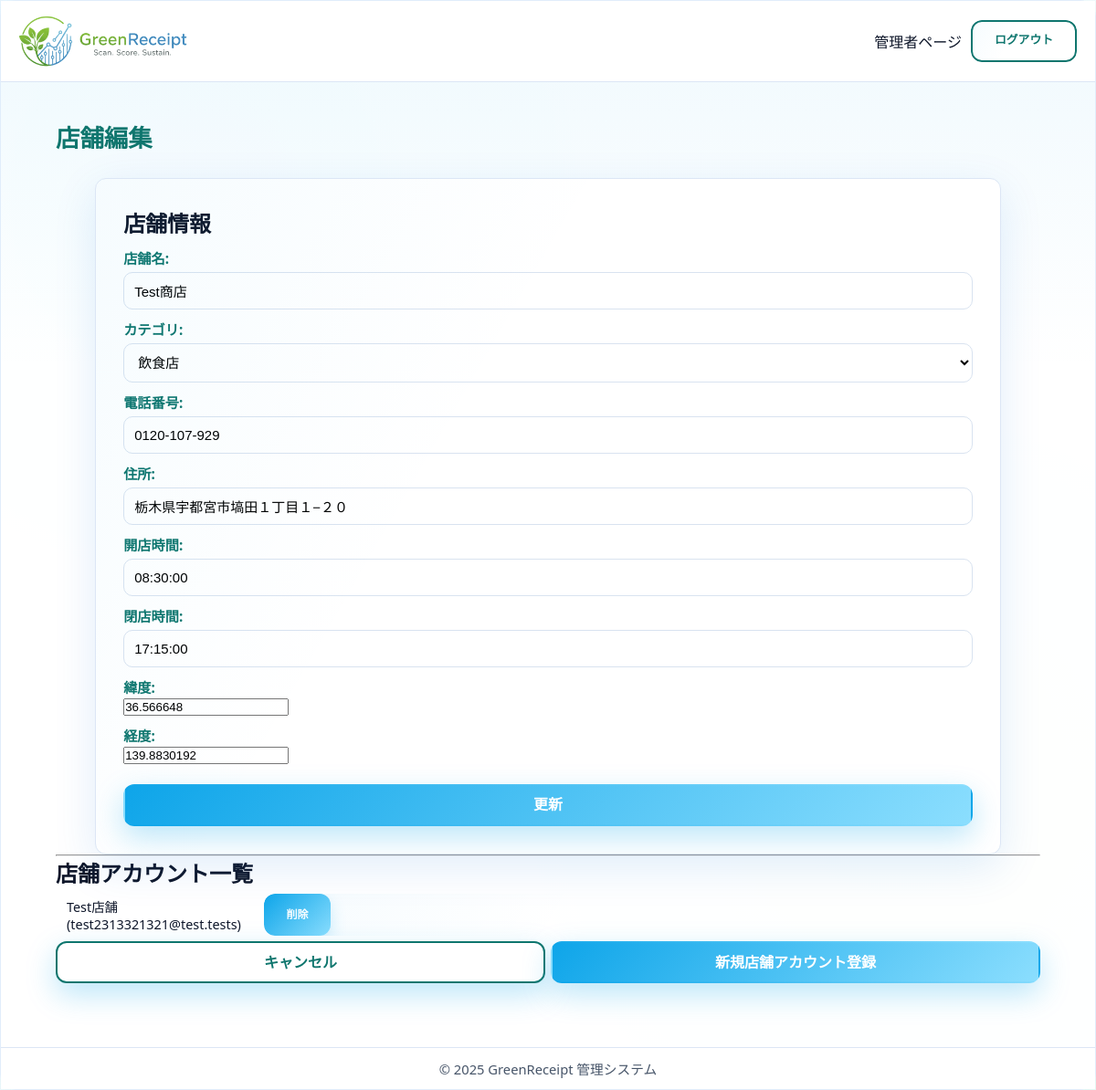
The page /staff/stores/4/edit/ (signed in) on the database its author committed.
### core/models.py (models this page shows, shortened)
class Store(models.Model):
    store_id = models.AutoField(primary_key=True, verbose_name='店舗ID')
    store_name = models.CharField(max_length=64, verbose_name='店舗名')
    CATEGORY_CHOICES = [
        ('restaurant', '飲食店'),
        ('retail', '小売店'),
        ('service', 'サービス業'),
        ('other', 'その他'),
    ]
    category = models.CharField(max_length=64, choices=CATEGORY_CHOICES, verbose_name='カテゴリ')
    tel = models.CharField(max_length=32, blank=True, verbose_name='電話番号')
    address = models.CharField(max_length=255, verbose_name='住所')
    open_time = models.TimeField(verbose_name='開店時間', null=True, blank=True)
    close_time = models.TimeField(verbose_name='閉店時間', null=True, blank=True)
    lat = models.FloatField(verbose_name='緯度', default=0.0)
    lng = models.FloatField(verbose_name='経度', default=0.0)
    class Meta:
        verbose_name = '加盟店'
        verbose_name_plural = '加盟店'

### accounts/models.py (models this page shows, shortened)
class CustomUser(AbstractUser):
    username = models.CharField(
        "ユーザー名",
        max_length=50,
        unique=True,
        help_text=(
            "必須。50文字以下。文字、数字、および @/./+/-/_ のみ使用できます。"
        ),
        validators=[AbstractUser.username_validator],
        error_messages={
            "unique": _("A user with that username already exists."),
        },
    )
    email = models.EmailField(_("email address"), unique=True)
    is_verified = models.BooleanField(default=False, verbose_name='メール認証済み')
    verification_token = models.CharField(
        max_length=100, blank=True, null=True, unique=True, verbose_name='認証トークン')
    ROLE_CHOICES = (
        ('admin', '管理者'),
        ('store', '店舗'),
        ('user', '一般ユーザー'),
    )
    RANK_CHOICES = (
        ('seed', '種'),
        ('sprout', '芽'),
        ('tree', '木'),
        ('apple_tree', 'リンゴの木'),
    )
    current_points = models.IntegerField(default=0, verbose_name='ポイント')
    rank = models.CharField(max_length=20, choices=RANK_CHOICES, default='seed', verbose_name='ランク')
    updated_at = models.DateTimeField(auto_now=True, verbose_name='アカウント更新日時')
    birthday = models.DateField(verbose_name='生年月日', null=True, blank=True)
    purchased_amount = models.IntegerField(default=0, verbose_name='購入点数')
    lastmonth_point = models.IntegerField(default=0, verbose_name='先月獲得ポイント')
    current_coupons = models.ManyToManyField(
        'core.Coupon', verbose_name='所持クーポン', blank=True)
    role = models.CharField(
        max_length=10, choices=ROLE_CHOICES, default='user', verbose_name='役割')
    store = models.ForeignKey(
        'core.Store', on_delete=models.SET_NULL, null=True, blank=True, verbose_name='所属店舗')
    last_reset_month = models.DateField(null=True, blank=True, verbose_name='最後にポイントリセットした月')
    new_email = models.EmailField(
        _("new email address"), blank=True, null=True)
    email_change_token = models.CharField(
        max_length=100, blank=True, null=True, unique=True, verbose_name='メール変更認証トークン'
    )
    withdrawal_code = models.CharField(
        max_length=6, blank=True, null=True, verbose_name='退会確認コード'
    )
    withdrawal_code_expires_at = models.DateTimeField(
        blank=True, null=True, verbose_name='退会確認コード有効期限'
    )
    RANK_HIERARCHY = {'seed': 0, 'sprout': 1, 'tree': 2, 'apple_tree': 3}
    class Meta:
        verbose_name = 'ユーザー'
        verbose_name_plural = 'ユーザー'

### core/views.py (the view)
# urls.py: path("staff/stores/<int:store_id>/edit/", views.store_edit, name="store_edit"),
@staff_member_required
def store_edit(request, store_id):
    store = get_object_or_404(Store, store_id=store_id)
    if request.method == 'POST':
        form = StoreForm(request.POST, instance=store)
        if form.is_valid():
            form.save()
            messages.success(request, '店舗情報が正常に更新されました。')
            return redirect('core:store_detail', store_id=store.store_id)
    else:
        form = StoreForm(instance=store)
    store_users = store.customuser_set.all()
    return render(request, 'admin/store_edit_form.html', {'form': form, 'store': store, 'store_users': store_users})

### core/forms.py
class StoreForm(forms.ModelForm):
    class Meta:
        model = Store
        fields = ['store_name', 'category', 'tel',
                  'address', 'open_time', 'close_time', 'lat', 'lng']
        widgets = {
            'lat': forms.NumberInput(attrs={'class': 'form-control', 'step': '0.000001'}),
            'lng': forms.NumberInput(attrs={'class': 'form-control', 'step': '0.000001'}),
        }

### core/templates/admin/store_edit_form.html (shortened to what this page needs)
{% extends "admin/admin_base.html" %}
{% block content %}
  <div class="main-content">
    <h1>店舗編集</h1>
    <form method="post">
      <h2>店舗情報</h2>
      {{ form.as_p }}
      <div class="actions">
        <button type="submit" class="btn btn-primary">更新</button>
      </div>
    </form>
    <hr>
    <h2>店舗アカウント一覧</h2>
    {% if store_users %}
      <ul class="list-group mb-3 account-list">
        {% for user in store_users %}
          <li class="list-group-item d-flex justify-content-between align-items-center">
            <span>{{ user.username }} ({{ user.email }})</span>
            <form method="post" action="{% url 'core:store_delete_user' user.id %}" class="inline-form">
              <button type="submit" class="btn btn-danger btn-sm" onclick="return confirm('本当にこのアカウントを削除しますか？');">削除</button>
            </form>
          </li>
        {% endfor %}
      </ul>
    {% else %}
      <p>この店舗に登録されているアカウントはありません。</p>
    {% endif %}
    <div class="d-flex gap-2 align-items-center">
      <a href="{% url 'core:store_detail' store.store_id %}" class="btn btn-secondary">キャンセル</a>
      <a href="{% url 'core:store_add_user' store.store_id %}" class="btn btn-primary">新規店舗アカウント登録</a>
    </div>
  </div>
{% endblock %}

### core/static/css/style.css (style rules this page uses)
:root { --bg-1: #f3f9ff; --bg-2: #f2fff8; --panel: rgba(255, 255, 255, 0.9); --panel-strong: rgba(255, 255, 255, 0.96); --border: rgba(9, 109, 217, 0.12); --shadow: 0 14px 48px rgba(9, 109, 217, 0.12); --shadow-strong: 0 22px 60px rgba(9, 109, 217, 0.18); --text: #0f172a; --muted: #475569; --accent: #79ca69; --accent-2: #0f766e; --success: #22c55e; --danger: #ef4444; --radius-lg: 18px; --radius-md: 12px; --radius-sm: 10px; }
* { box-sizing: border-box; margin: 0; padding: 0; }
html, body { height: 100%; width: 100%; overflow-x: hidden; }
body { font-family: "Poppins", "Segoe UI", "\u30E1\u30A4\u30EA\u30AA", "Hiragino Kaku Gothic ProN", sans-serif; text-align: center; min-height: 100vh; margin: 0; padding-top: 0; color: var(--text); background: radial-gradient(circle at 12% 18%, rgba(14, 165, 233, 0.16), transparent 32%), radial-gradient(circle at 80% 8%, rgba(34, 197, 94, 0.12), transparent 28%), radial-gradient(circle at 76% 72%, rgba(14, 165, 233, 0.12), transparent 32%), linear-gradient(135deg, var(--bg-1), var(--bg-2)); -webkit-font-smoothing: antialiased; -moz-osx-font-smoothing: grayscale; }
button, .btn { display: inline-block; background: linear-gradient(135deg, var(--accent), #8bdefe); color: #fff; border: none; border-radius: 14px; font-weight: 700; cursor: pointer; transition: transform 0.25s ease, box-shadow 0.25s ease, filter 0.2s ease; font-size: 1rem; box-shadow: 0 12px 32px rgba(14, 165, 233, 0.28); }
button { padding: 8px 40px; }
.btn { width: 100%; padding: 13px; border-radius: 14px; text-decoration: none; }
.btn-sm { padding: 6px 12px; font-size: 0.84em; width: auto; box-shadow: 0 8px 18px rgba(14, 165, 233, 0.2); }
:root { --nav-h: 100px; }
form { width: 92%; max-width: 380px; margin: auto; background: var(--panel-strong); border-radius: 18px; padding: 26px 22px; border: 1px solid var(--border); box-shadow: var(--shadow); animation: scaleIn 0.5s ease-out; position: relative; overflow: hidden; }
form::before { content: ""; position: absolute; inset: 0; background: linear-gradient(120deg, rgba(14, 165, 233, 0.04), transparent 40%); pointer-events: none; }
form label { font-weight: 700; color: var(--accent-2); display: block; margin-top: 12px; font-size: 0.95rem; }
input[type="text"], input[type="email"], input[type="password"], input[type="date"], select { width: 100%; padding: 11px; margin-top: 5px; border: 1px solid #d9e3f0; border-radius: 10px; font-size: 15px; transition: all 0.25s ease; background: #fff; }
form .actions { text-align: center; margin-top: 22px; display: flex; gap: 10px; justify-content: center; flex-wrap: wrap; }
form .actions button, form .actions .btn { flex: 1; min-width: 120px; margin: 0; }
main p { font-size: 15px; color: var(--muted); font-weight: 500; }
.container, .wrapper, main, form { max-width: 100%; }
.logout-form, .inline-form { background: none; padding: 0; margin: 0; box-shadow: none; border: none; display: inline; }
.btn-secondary { display: inline-block; background: #fff; border: 2px solid var(--accent-2); color: var(--accent-2); border-radius: 10px; padding: 9px 20px; margin-top: 20px; text-decoration: none; transition: all 0.25s ease; }

### rows shown on the page
Store: store_name "Test商店", category "飲食店", tel "0120-107-929", address "栃木県宇都宮市塙田１丁目１−２０", open_time "08:30:00", close_time "17:15:00", lat "36.566648", lng "139.8830192"
CustomUser: username "Test店舗", email "test2313321321@test.tests"
